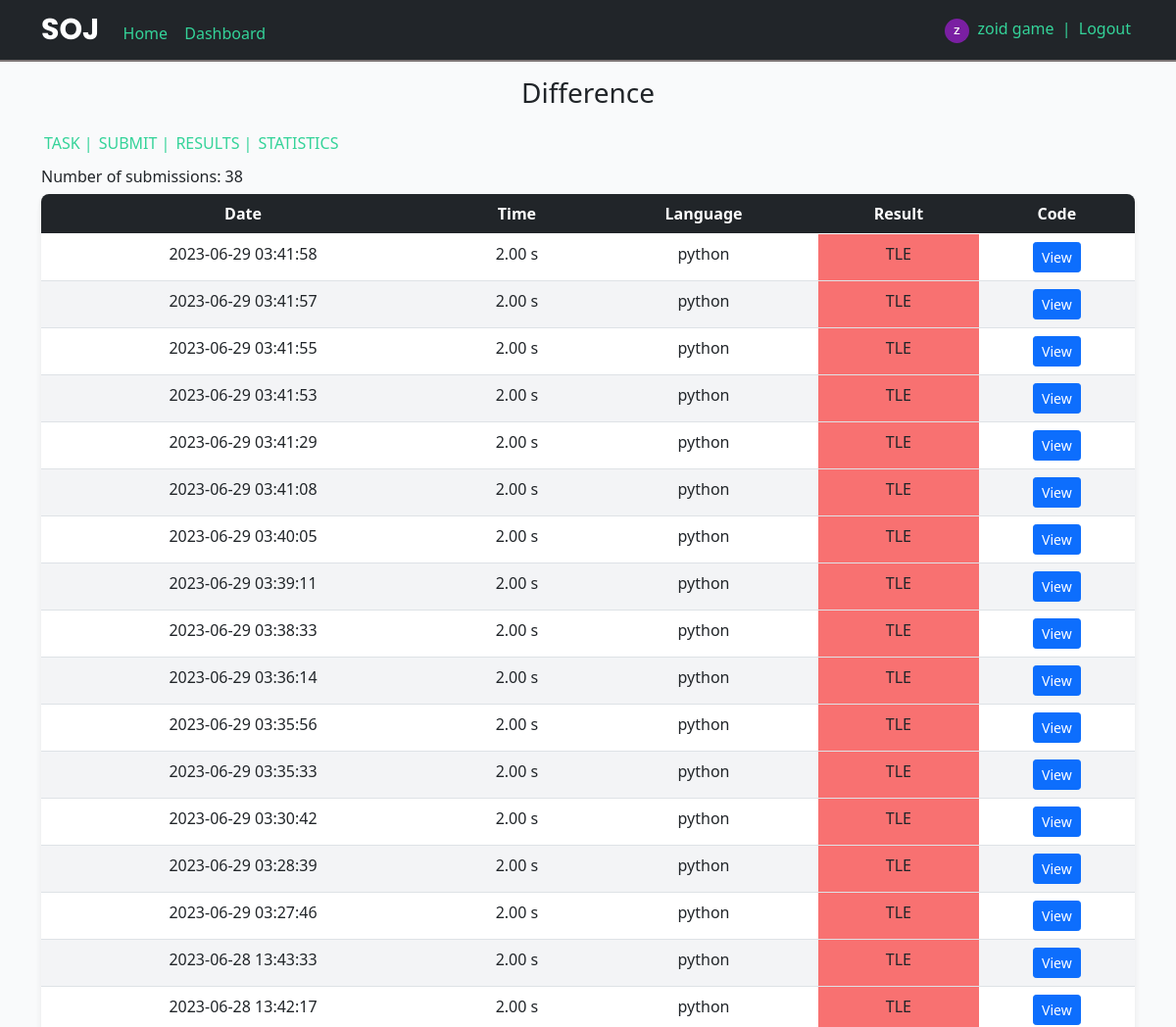
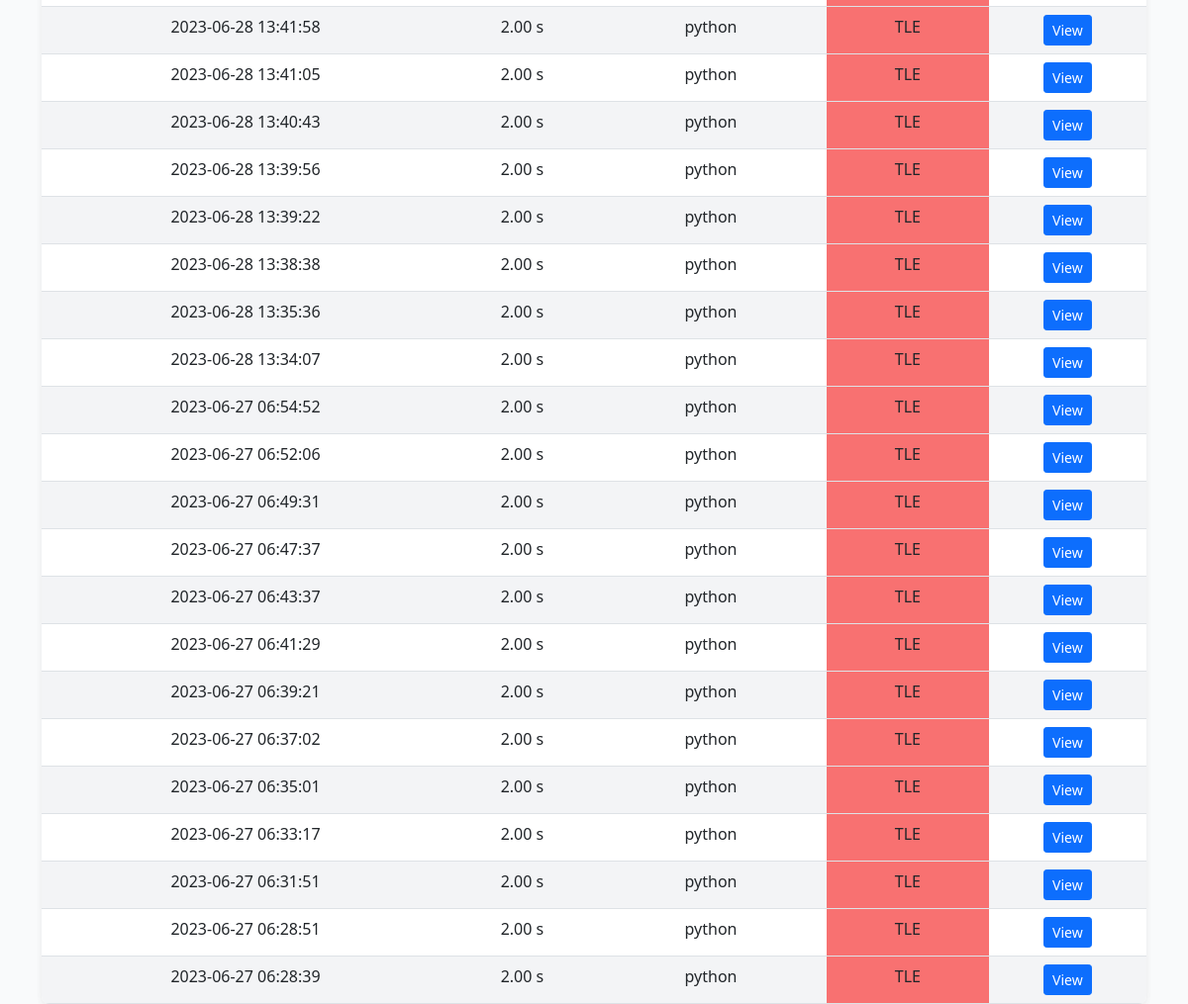
Screenshot of /result/3 (signed in) with the database file from the repository (2 pictures, top to bottom).
### SOJ/models.py (models this page shows, shortened)
class User(db.Model, UserMixin):
    id = db.Column(db.Integer, primary_key=True)
    username = db.Column(db.String(20), unique=True, nullable=False)
    email = db.Column(db.String(120), unique=True, nullable=False)
    image_file = db.Column(db.String(20), nullable=False, default='default.jpg')
    password = db.Column(db.String(60), nullable=False)

class Problem(db.Model):
    id = db.Column(db.Integer, primary_key=True)
    title = db.Column(db.String(100), nullable=False)
    statement = db.Column(db.String(1000), nullable=False)
    categories = db.Column(db.String(1000), nullable=True)
    input = db.Column(db.String(1000), nullable=False)
    output = db.Column(db.String(1000), nullable=False)
    constraint = db.Column(db.String(1000), nullable=False)
    solved = db.Column(db.Integer, nullable=False, default=0)
    tried = db.Column(db.Integer, nullable=False , default=0)

class Submission(db.Model):
    id = db.Column(db.Integer, primary_key=True)
    user_id = db.Column(db.Integer, nullable=False)
    prob_id = db.Column(db.Integer, nullable=False)
    code = db.Column(db.String(10000), nullable=False)
    language = db.Column(db.String(10), nullable=False)
    date = db.Column(db.DateTime, nullable=False, default=datetime.utcnow)
    runtime = db.Column(db.String(10), nullable=False, default="0")
    status = db.Column(db.String(1), nullable=False, default="U") # U->unsolved A->accepted W->wrong

### SOJ/main/routes.py (the view)
@main.route("/result/<int:prob_id>", methods=['POST', 'GET'])
@login_required
def result(prob_id):
    prob = Problem.query.filter_by(id=prob_id).first()
    submissions = Submission.query.filter_by(prob_id=prob_id, user_id=current_user.id )[::-1]
    n = 0
    if submissions:
        for _ in submissions:
            n+=1
    else :
        n = 0
    return render_template("result.html", submissions=submissions, prob=prob, n=n)

### SOJ/models.py (called while the page is built)
@login_manager.user_loader
def load_user(user_id):
    return User.query.get(int(user_id))

### SOJ/templates/result.html (shortened to what this page needs)
{% extends 'layout.html' %}
{% block content %}
<div class="container" style="margin-top:10px; margin-bottom:10px;">
    <p class="text-center fs-3 text-bolder ">{{ prob.title }}</p>
    <div class="d-flex flex-row">
        <a class="custom-link" href="{{ url_for('main.task', id=prob.id) }}" style="padding:3px;">TASK |</a>
        <a class="custom-link" href="{{ url_for('main.submit', id=prob.id) }}" style="padding:3px;"> SUBMIT |</a>
        <a class="custom-link" href="" style="padding:3px;"> RESULTS |</a>
        <a class="custom-link" href="{{ url_for('main.prob_stats', id=prob.id) }}" style="padding:3px;"> STATISTICS</a>
    </div>
</div>
<div class="container "">
    <h6>Number of submissions: {{ n }}</h6>
    {% if submissions %}
            <div class="custom-card p-0 overflow-hidden">
                <table class="table my-0">
                    <thead>
                        <tr class="table-dark">
                            <th>Date</th>
                            <th>Time</th>
                            <th>Language</th>
                            <th>Result</th>
                            <th>Code</th>
                        </tr>
                    </thead>
                    <tbody>
                        {% for sub in submissions %}
                            <tr class="data-row" >
                                <td>{{ sub.date.strftime('%Y-%m-%d %H:%M:%S') }}</td>
                                {% if sub.runtime == "-1" %}
                                    <td>Calculating...</td>
                                {% else %}
                                    <td>{{ "{} s".format((sub.runtime[:4])) }}</td>
                                {% endif %}
                                <td>{{ sub.language }}</td>
                                {% if sub.status=='A' %}
                                    <td style="background-color:#a7f3d0;">Accepted</td>
                                {% elif sub.status=='W' %}
                                    <td style="background-color: #f87171;">Wrong</td>
                                {% elif sub.status=='T' %}
                                    <td style="background-color: #f87171;">TLE</td>
                                {% elif sub.status=='Q' %}
                                    <td style="background-color: #d5d5d5;">In queue...</td>
                                {% else %}
                                    <td>{{ sub.status }}</td>
                                {% endif %}
                                <td>
                                    <button type="button" class="btn btn-primary btn-sm" data-toggle="modal" data-target=".bd-example-modal-lg-{{ sub.id }}">View</button>
                                </td>
                            </tr>
                        {% endfor %}
                </table>
            </div>
    {% endif %}
</div>
{% endblock %}

### SOJ/templates/layout.html (shortened to what this page needs)
<!DOCTYPE html>
<html>
<head>
    <link href="https://cdn.jsdelivr.net/npm/bootstrap@5.0.2/dist/css/bootstrap.min.css" rel="stylesheet">
    <link rel="stylesheet" href="{{ url_for('static', filename='css/layout.css') }}">
</head>
<body style="background-color: #f9fafb;">
    <nav class="navbar navbar-dark bg-dark ">
        <div class="container">
            <div>
                <a  class="navbar-brand" style="font-size:30px; font-weight: bold; font-family: 'Poppins', sans-serif;">SOJ</a>
                <a href="/" class="custom-link">Home</a>
                {% if current_user.is_authenticated %}
                    <a href="{{ url_for('main.dashboard') }}" class="custom-link" style="margin-left:5px;">Dashboard</a>
                {% endif %}
            </div>
            <div>
                {% if current_user.is_authenticated %}
                <img class="rounded-circle" src="{{ url_for('static', filename='profile_pics/' + current_user.image_file) }}" width="25" height="25" >
                    <a class="custom-link" href="{{ url_for('users.account') }}">{{ current_user.username }} </a><span style="color: #34d399  ;">| </span>
                    <a class="custom-link" href="{{ url_for('users.logout') }}">Logout</a>
                {% else %}
                    <a class="custom-link" href="{{ url_for('users.login') }}">Login</a>
                {% endif %}
        </div>
    </nav>
    {% block content %}{% endblock %}
</body>
</html>

### SOJ/static/css/layout.css (style rules this page uses)
.custom-card { background-color: white; padding: 10px ; border-radius: 8px; box-shadow: rgba(0, 0, 0, 0.04) 0px 2px 6px, rgba(0, 0, 0, 0.02) 0px 4px 8px, rgba(0, 0, 0, 0.02) 0px 6px 12px; }
a { transition: all 0.3s; }
.custom-link { text-decoration: None; padding: 4px; color: #34d399 ; }
nav { border-bottom: 2px solid rgb(125, 117, 117); }

### SOJ/templates/result.html (style rules this page uses)
th, td { text-align: center; }

### rows the page displays
User: image_file (picture), username "zoid game"
Problem: title "Difference"
Submission: date "2023-06-29 03:41:58", runtime "2.00 s", language "python", status "TLE"
Submission: date "2023-06-29 03:41:57", runtime "2.00 s", language "python", status "TLE"
Submission: date "2023-06-29 03:41:55", runtime "2.00 s", language "python", status "TLE"
Submission: date "2023-06-29 03:41:53", runtime "2.00 s", language "python", status "TLE"
Submission: date "2023-06-29 03:41:29", runtime "2.00 s", language "python", status "TLE"
Submission: date "2023-06-29 03:41:08", runtime "2.00 s", language "python", status "TLE"
Submission: date "2023-06-29 03:40:05", runtime "2.00 s", language "python", status "TLE"
Submission: date "2023-06-29 03:39:11", runtime "2.00 s", language "python", status "TLE"
Submission: date "2023-06-29 03:38:33", runtime "2.00 s", language "python", status "TLE"
Submission: date "2023-06-29 03:36:14", runtime "2.00 s", language "python", status "TLE"
Submission: date "2023-06-29 03:35:56", runtime "2.00 s", language "python", status "TLE"
Submission: date "2023-06-29 03:35:33", runtime "2.00 s", language "python", status "TLE"
Submission: date "2023-06-29 03:30:42", runtime "2.00 s", language "python", status "TLE"
Submission: date "2023-06-29 03:28:39", runtime "2.00 s", language "python", status "TLE"
Submission: date "2023-06-29 03:27:46", runtime "2.00 s", language "python", status "TLE"
Submission: date "2023-06-28 13:43:33", runtime "2.00 s", language "python", status "TLE"
Submission: date "2023-06-28 13:42:17", runtime "2.00 s", language "python", status "TLE"
Submission: date "2023-06-28 13:41:58", runtime "2.00 s", language "python", status "TLE"
Submission: date "2023-06-28 13:41:05", runtime "2.00 s", language "python", status "TLE"
Submission: date "2023-06-28 13:40:43", runtime "2.00 s", language "python", status "TLE"
Submission: date "2023-06-28 13:39:56", runtime "2.00 s", language "python", status "TLE"
Submission: date "2023-06-28 13:39:22", runtime "2.00 s", language "python", status "TLE"
Submission: date "2023-06-28 13:38:38", runtime "2.00 s", language "python", status "TLE"
Submission: date "2023-06-28 13:35:36", runtime "2.00 s", language "python", status "TLE"
Submission: date "2023-06-28 13:34:07", runtime "2.00 s", language "python", status "TLE"
Submission: date "2023-06-27 06:54:52", runtime "2.00 s", language "python", status "TLE"
Submission: date "2023-06-27 06:52:06", runtime "2.00 s", language "python", status "TLE"
Submission: date "2023-06-27 06:49:31", runtime "2.00 s", language "python", status "TLE"
Submission: date "2023-06-27 06:47:37", runtime "2.00 s", language "python", status "TLE"
Submission: date "2023-06-27 06:43:37", runtime "2.00 s", language "python", status "TLE"
Submission: date "2023-06-27 06:41:29", runtime "2.00 s", language "python", status "TLE"
Submission: date "2023-06-27 06:39:21", runtime "2.00 s", language "python", status "TLE"
Submission: date "2023-06-27 06:37:02", runtime "2.00 s", language "python", status "TLE"
Submission: date "2023-06-27 06:35:01", runtime "2.00 s", language "python", status "TLE"
Submission: date "2023-06-27 06:33:17", runtime "2.00 s", language "python", status "TLE"
Submission: date "2023-06-27 06:31:51", runtime "2.00 s", language "python", status "TLE"
Submission: date "2023-06-27 06:28:51", runtime "2.00 s", language "python", status "TLE"
Submission: date "2023-06-27 06:28:39", runtime "2.00 s", language "python", status "TLE"

### other values shown
{{ n }} "38"
